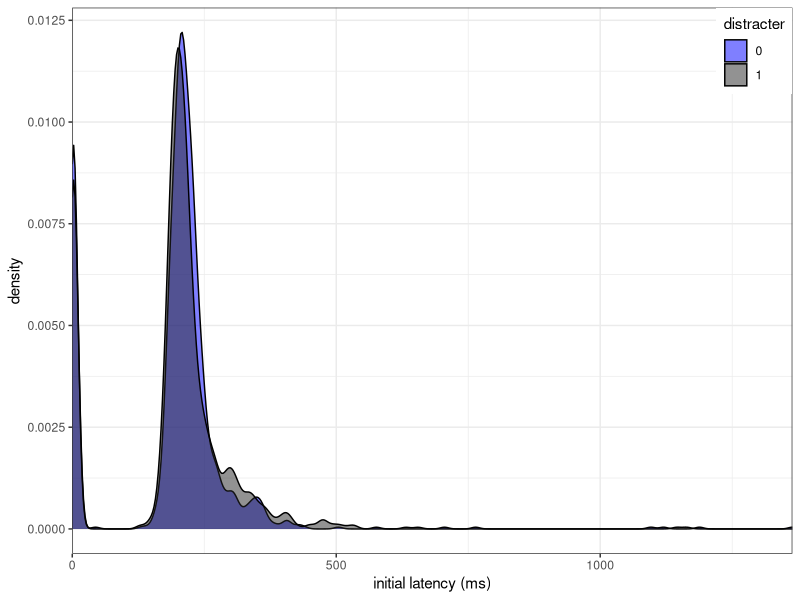

Here is the R script that generated this plot:
library(tidyverse)

fix_dat <- read_csv("fixations.csv")
trl_dat <- read_csv("responses.csv")


rDat = read.csv("responses.csv")

rDat$thought = as.factor(rDat$thoughtNoAttCap)
levels(rDat$thought) = c("error", "direct")
rDat$lookedAtTarg = FALSE
rDat$lookedAtDist = FALSE

fDat <- as.tibble(read.csv("fixations2.csv"))

# determine if trial included fixation to target or distracter
for (tr in 1:nrow(rDat))
{
	tfDat = fDat[which(fDat$trial==rDat$trial[tr] & fDat$observer==rDat$observer[tr]),]
	rDat$lookedAtTarg[tr] = sum(tfDat$aoi2 == "target")>0
	rDat$lookedAtDist[tr] = sum(tfDat$aoi2 == "distracter")>0
}

rDat$lookedAtTarg = as.logical(rDat$lookedAtTarg)
rDat$lookedAtDist = as.logical(rDat$lookedAtDist)



for (ii in 1:nrow(rDat))
{
	tr = rDat$trial[ii]
	ob = rDat$observer[ii]
	trialFix = filter(fDat, observer==ob, trial==tr)
	distFix = filter(trialFix, aoi2=="distracter")
	rDat$distDwell[ii] = sum(distFix$dur)
	first_fix <- filter(trialFix, n == 1)
	if (is.na(first_fix$onset) || (nrow(first_fix ) == 0)) {
		rDat$initLat[ii] = NA
	} else if (first_fix$onset < 0) {
		rDat$initLat[ii] <- first_fix$dur + first_fix$onset
	} else {
		rDat$initLat[ii] <- first_fix$dur

	}
}

# get mean sacc lat for conditions
# rDat = filter(rDat, lookedAtTarg == TRUE, lookedAtDist == TRUE)


library(lme4)

m <- glmer(thought ~ scale(initLat) * scale(distDwell) + (1|observer), data = rDat, family = "binomial")

mean(filter(rDat, distracter == 1, lengthOK == 1, lookedAtDist == FALSE)$initLat, na.rm=T)
mean(filter(rDat, distracter == 1, lengthOK == 0, lookedAtDist == TRUE)$initLat, na.rm=T)
mean(filter(rDat, distracter == 1, lengthOK == 0, lookedAtDist == FALSE)$initLat, na.rm=T)


sd(filter(rDat, distracter == 1, lengthOK == 1, lookedAtDist == FALSE)$initLat, na.rm=T)
sd(filter(rDat, distracter == 1, lengthOK == 0, lookedAtDist == TRUE)$initLat, na.rm=T)
sd(filter(rDat, distracter == 1, lengthOK == 0, lookedAtDist == FALSE)$initLat, na.rm=T)

mean(filter(rDat, distracter == 0, lengthOK == 1)$initLat, na.rm=T)
mean(filter(rDat, distracter == 0, lengthOK == 0)$initLat, na.rm=T)


sd(filter(rDat, distracter == 0, lengthOK == 1)$initLat, na.rm=T)
sd(filter(rDat, distracter == 0, lengthOK == 0)$initLat, na.rm=T)
# look at latency
# rDat <- filter(rDat, initLat < 500)
rDat$distracter <- as.factor(rDat$distracter)
plt = ggplot(rDat, aes(x=initLat, fill=distracter))
plt <- plt + geom_density(alpha=0.5)
plt = plt + scale_x_continuous("initial latency (ms)", expand=c(0,0))
 # plt = plt + coord_trans(x="log2")
 plt <- plt + scale_fill_manual(values=c("blue", "grey15"))
# plt = plt + scale_y_continuous(expand=c(0,0.01))
plt = plt + theme_bw() + theme(legend.justification=c(1,1), legend.position=c(1,1))
plt